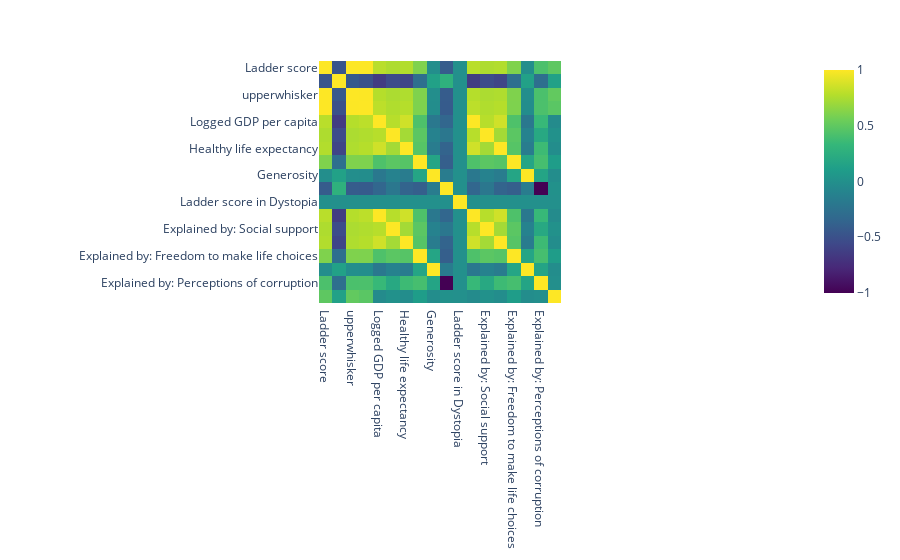

Source (notebook cell):
### Markdown cell above
It is very easy to see a <b>strong positive correlation between the Logged GDP per capita and the score of happiness</b> between countries

### Code cell
fig = px.imshow(world_data.corr(), color_continuous_scale='viridis')
fig

### Figure 1 — Plotly figure (JSON) as saved in the notebook; plotly's stock layout.template omitted (floating-point values rounded to 4 significant figures; data arrays with more than 128 entries replaced by an {"elided": "..."} marker saying what was removed)
{"data": [{"coloraxis": "coloraxis", "hovertemplate": "x: %{x}<br>y: %{y}<br>color: %{z}<extra></extra>", "name": "0", "type": "heatmap", "x": ["Ladder score", "Standard error of ladder score", "upperwhisker", "lowerwhisker", "Logged GDP per capita", "Social support", "Healthy life expectancy", "Freedom to make life choices", "Generosity", "Perceptions of corruption", "Ladder score in Dystopia", "Explained by: Log GDP per capita", "Explained by: Social support", "Explained by: Healthy life expectancy", "Explained by: Freedom to make life choices", "Explained by: Generosity", "Explained by: Perceptions of corruption", "Dystopia + residual"], "xaxis": "x", "y": ["Ladder score", "Standard error of ladder score", "upperwhisker", "lowerwhisker", "Logged GDP per capita", "Social support", "Healthy life expectancy", "Freedom to make life choices", "Generosity", "Perceptions of corruption", "Ladder score in Dystopia", "Explained by: Log GDP per capita", "Explained by: Social support", "Explained by: Healthy life expectancy", "Explained by: Freedom to make life choices", "Explained by: Generosity", "Explained by: Perceptions of corruption", "Dystopia + residual"], "yaxis": "y", "z": {"elided": "18x18 float values"}}], "layout": {"coloraxis": {"colorscale": [[0, "#440154"], [0.1111, "#482878"], [0.2222, "#3e4989"], [0.3333, "#31688e"], [0.4444, "#26828e"], [0.5556, "#1f9e89"], [0.6667, "#35b779"], [0.7778, "#6ece58"], [0.8889, "#b5de2b"], [1, "#fde725"]]}, "margin": {"t": 60}, "xaxis": {"anchor": "y", "constrain": "domain", "domain": [0, 1], "scaleanchor": "y"}, "yaxis": {"anchor": "x", "autorange": "reversed", "constrain": "domain", "domain": [0, 1]}}}
